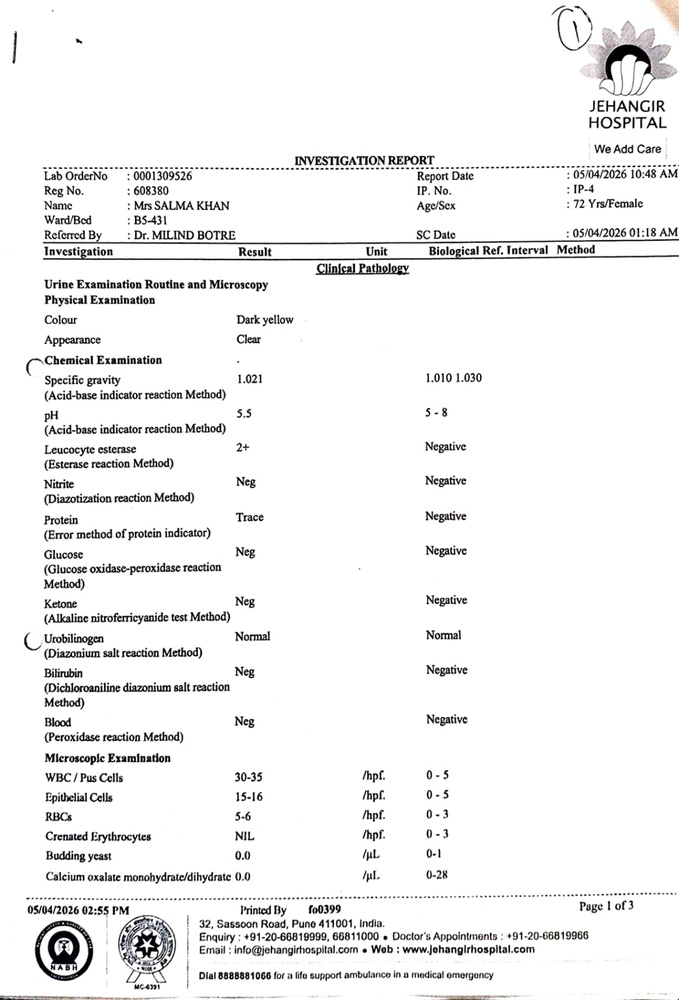
#> input picture ocr/test1jpeg.jpeg, 679 x 1000 px, shrunk from 1086 x 1599 before the run
$ python -i preprocess.py   (imports and definitions only)
#> lines starting #> are read from the running program, lines starting #| are printed output that depends on the picture
#> further down, picture is the input picture: shape (1000, 679, 3); mean B, G, R 241.9, 241.8, 241.9
"""
Preprocessing: get a messy phone photo / scan into the best possible shape
before OCR ever sees it. Each step is independent so you can turn steps
on/off while tuning against real sample documents.
"""

from __future__ import annotations

import cv2
import numpy as np


def load_image(path: str) -> np.ndarray:
    img = cv2.imread(path)
    if img is None:
        raise ValueError(f"Could not read image at {path}")
    return img


def to_grayscale(img: np.ndarray) -> np.ndarray:
    return cv2.cvtColor(img, cv2.COLOR_BGR2GRAY)


def denoise(img: np.ndarray) -> np.ndarray:
    """Light denoising — fastNlMeans is a good default for phone-camera noise."""
    return cv2.fastNlMeansDenoising(img, h=10)


def deskew(img: np.ndarray) -> tuple[np.ndarray, float]:
    """Estimate and correct rotation using the minAreaRect of text pixels.

    Returns the corrected image and the detected skew angle (useful to log —
    large angles on a supposedly-flat scan often indicate a bad crop).
    """
    thresh = cv2.threshold(img, 0, 255, cv2.THRESH_BINARY_INV | cv2.THRESH_OTSU)[1]
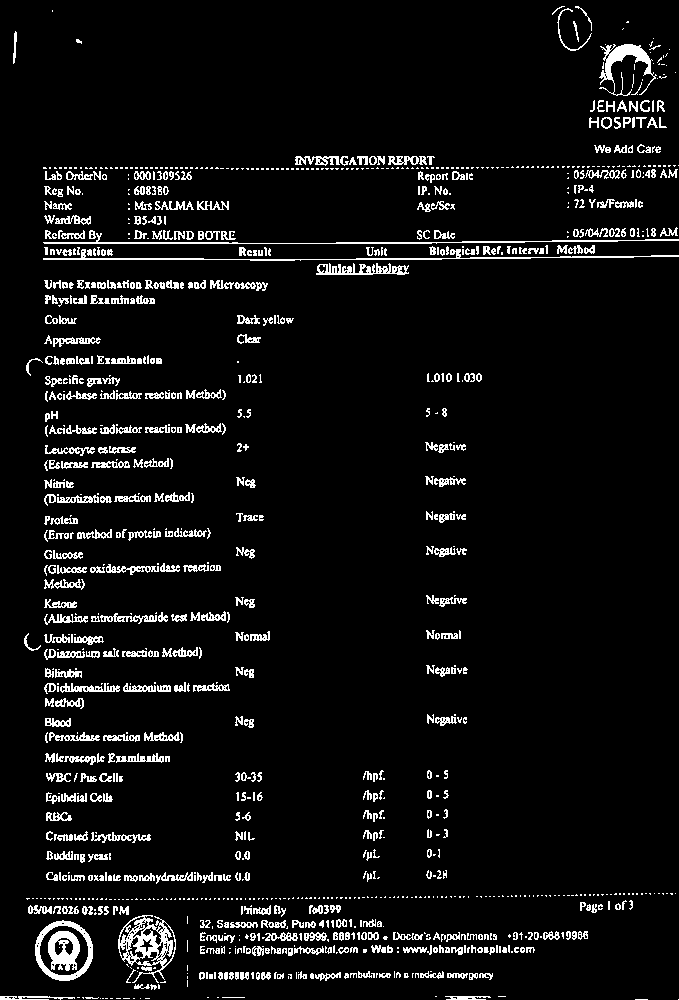
#> thresh: shape (1000, 679); 6.2% white in thin lines or dots
    coords = np.column_stack(np.where(thresh > 0))
#> coords = 42117 pairs, first value 6 to 999, second value 0 to 678
    if len(coords) == 0:
        return img, 0.0

    angle = cv2.minAreaRect(coords)[-1]
#> angle = -90
    if angle < -45:
        angle = -(90 + angle)
#> angle = 0
    else:
        angle = -angle

    (h, w) = img.shape[:2]
#> h = 1000; w = 679
    center = (w // 2, h // 2)
#> center = (339, 500)
    matrix = cv2.getRotationMatrix2D(center, angle, 1.0)
#> matrix = [[1, 0, 0], [0, 1, 0]]
    rotated = cv2.warpAffine(
        img, matrix, (w, h), flags=cv2.INTER_CUBIC, borderMode=cv2.BORDER_REPLICATE
    )
    return rotated, angle


def adaptive_threshold(img: np.ndarray) -> np.ndarray:
    """Improves contrast for uneven lighting (common in phone photos of paper)."""
    return cv2.adaptiveThreshold(
        img, 255, cv2.ADAPTIVE_THRESH_GAUSSIAN_C, cv2.THRESH_BINARY, 31, 15
    )


def preprocess_image(
    img: np.ndarray, apply_threshold: bool = False
) -> tuple[np.ndarray, list[str]]:
    """Runs the standard pipeline on an already-loaded image array (e.g. a
    PDF page rendered to an array) and returns the processed image plus a
    log of which steps ran (so it can go into OCRResult.preprocessing_applied).
    """
    steps_applied = []

    gray = to_grayscale(img)
    steps_applied.append("grayscale")

    denoised = denoise(gray)
    steps_applied.append("denoise")

    deskewed, angle = deskew(denoised)
#> angle = 0
    steps_applied.append(f"deskew(angle={angle:.1f})")

    if apply_threshold:
        deskewed = adaptive_threshold(deskewed)
        steps_applied.append("adaptive_threshold")

    return deskewed, steps_applied


def preprocess_pipeline(
    path: str, apply_threshold: bool = False
) -> tuple[np.ndarray, list[str]]:
    """Convenience wrapper for the common case: preprocess a single image
    file straight from disk. PDF pages should use preprocess_image()
    directly since they're already loaded as arrays — see main.py.
    """
    img = load_image(path)
    processed, steps = preprocess_image(img, apply_threshold=apply_threshold)
    return processed, ["load"] + steps

>>> import cv2
>>> picture = cv2.imread('test1jpeg.jpeg')
>>> result = preprocess_image(picture)
